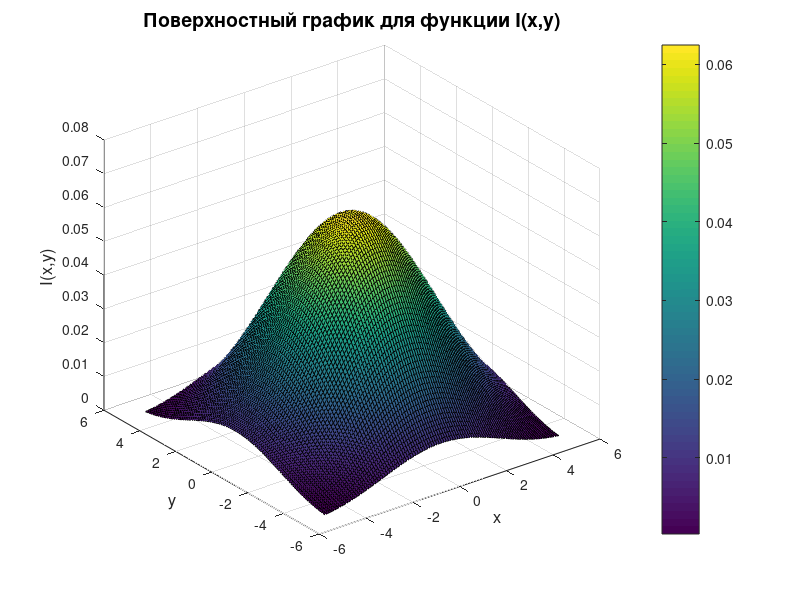

This chart was generated by the following MATLAB code:
[x, y] = meshgrid(-5:0.1:5,-5:0.1:5);

r = sqrt(x.^2+y.^2);
z = (besselj(1,0.5*r).^2)./(r.^2);

surf(x, y, z);
title('Поверхностный график для функции I(x,y)', 'FontSize', 14)
xlabel('x', 'FontSize', 12)
ylabel('y', 'FontSize', 12)
zlabel('I(x,y)', 'FontSize', 12)
colorbar;